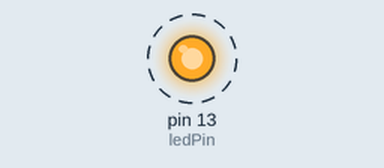
Simulated run of this sketch. Board: Arduino Uno, built with avr-gcc and run on an emulated ATmega328P. Shown: output pins drawn as LEDs (lit = HIGH). Dashed ring = blinking.

Above: at 0.1 s.
Timing chart, 0 to 3.0 s (numbered marks = the images above):
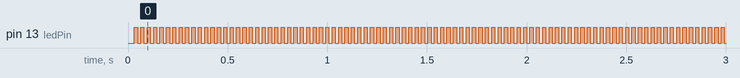

Measured:
- by itself, pin 13 (ledPin): alternates HIGH for 0.02 s and LOW for 0.02 s

The sketch:

led_sense_transmitter.pde
```cpp
//#include "FlexiTimer2.h"

#define BIT_LENGTH_MILLIS 100 // in milliseconds

const int ledPin = 13;

//unsigned char bytes[] = { 0xaa , 0xde , 0xad , 0xbe , 0xef , 0xff };
unsigned char bytes[] = { 0xaa , 0xaa , 0xaa , 0xaa , 0xaa , 0xaa };
volatile int interruptFlag = 0;
volatile int nextBit = 0;
//volatile unsigned int tcnt2 = 6; //counter start value, 250 (256 - 6)duty cycle at 16 Mhz = 250 * 16MHz/64 = 10ms

int byteIndex = 0;
int byteSize  = 6;

void setup()
{
  pinMode( ledPin, OUTPUT );
  digitalWrite( ledPin, LOW );

  interruptFlag = 0;

  //FlexiTimer2::set( BIT_LENGTH_MILLIS, onInterrupt );
  //FlexiTimer2::start();
  initTimer();
}

void initTimer()
{
  //set up timer to for normal mode + /64 prescaler
  TIMSK2 &= ~(1<<TOIE2 | 1<<OCIE2A);
  TCCR2A &= ~((1<<WGM21) | (1<<WGM20));
  TCCR2B &= ~((1<<WGM22) | (1<<CS21) | (1<<CS20));
  TCCR2B |= (1<<CS22);
  TCCR2B |= (1<<CS21) | (1<<CS20); //1024 prescaler FOR TESTING
  ASSR &= ~(1<<AS2);
  //start the timer
  TIMSK2 |= (1<<TOIE2);
}

//Timer2 overflow interrupt vector
ISR(TIMER2_OVF_vect) {
  TCNT2 = 6; //counter start value, 250 (256 - 6)duty cycle at 16 Mhz = 250 * 16MHz/64 = 10ms
  onInterrupt();
}


void onInterrupt()
{
  digitalWrite( ledPin, nextBit);
  interruptFlag = 1;
}


void loop()
{
  if ( interruptFlag ) {
    interruptFlag = 0;
    // Prevent byteIndex from overflowing
    byteIndex = (byteIndex + 1) % ( 8 * byteSize );

    nextBit = (bytes[byteIndex / 8] >> byteIndex % 8 ) & 0x01;
  }
}
```
